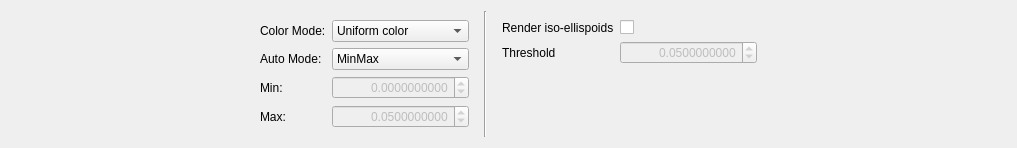
      <widget class="QWidget" name="tab_ellipsoids">
       <attribute name="title">
        <string>Positions / Ellipsoids</string>
       </attribute>
       <layout class="QHBoxLayout" name="horizontalLayout_3">
        <item>
         <spacer name="horizontalSpacer_6">
          <property name="orientation">
           <enum>Qt::Horizontal</enum>
          </property>
          <property name="sizeHint" stdset="0">
           <size>
            <width>240</width>
            <height>20</height>
           </size>
          </property>
         </spacer>
        </item>
        <item>
         <widget class="QWidget" name="widget_7" native="true">
          <layout class="QFormLayout" name="formLayout_4">
           <item row="2" column="0">
            <widget class="QLabel" name="label_6">
             <property name="text">
              <string>Min:</string>
             </property>
            </widget>
           </item>
           <item row="2" column="1">
            <widget class="QDoubleSpinBox" name="spin_ellmin">
             <property name="enabled">
              <bool>false</bool>
             </property>
             <property name="alignment">
              <set>Qt::AlignRight|Qt::AlignTrailing|Qt::AlignVCenter</set>
             </property>
             <property name="decimals">
              <number>10</number>
             </property>
             <property name="minimum">
              <double>-10.000000000000000</double>
             </property>
             <property name="maximum">
              <double>9999999999999999635896294965248.000000000000000</double>
             </property>
             <property name="singleStep">
              <double>0.000500000000000</double>
             </property>
            </widget>
           </item>
           <item row="3" column="0">
            <widget class="QLabel" name="label_7">
             <property name="text">
              <string>Max:</string>
             </property>
            </widget>
           </item>
           <item row="3" column="1">
            <widget class="QDoubleSpinBox" name="spin_ellmax">
             <property name="enabled">
              <bool>false</bool>
             </property>
             <property name="sizePolicy">
              <sizepolicy hsizetype="Minimum" vsizetype="Fixed">
               <horstretch>0</horstretch>
               <verstretch>0</verstretch>
              </sizepolicy>
             </property>
             <property name="wrapping">
              <bool>false</bool>
             </property>
             <property name="alignment">
              <set>Qt::AlignRight|Qt::AlignTrailing|Qt::AlignVCenter</set>
             </property>
             <property name="decimals">
              <number>10</number>
             </property>
             <property name="maximum">
              <double>9999999999999999635896294965248.000000000000000</double>
             </property>
             <property name="singleStep">
              <double>0.000500000000000</double>
             </property>
             <property name="value">
              <double>0.050000000000000</double>
             </property>
            </widget>
           </item>
           <item row="0" column="1">
            <widget class="QComboBox" name="co_ellrendermode">
             <item>
              <property name="text">
               <string>Uniform color</string>
              </property>
             </item>
             <item>
              <property name="text">
               <string>Color by weight</string>
              </property>
             </item>
             <item>
              <property name="text">
               <string>Color by amplitude</string>
              </property>
             </item>
            </widget>
           </item>
           <item row="0" column="0">
            <widget class="QLabel" name="label_3">
             <property name="text">
              <string>Color Mode:</string>
             </property>
            </widget>
           </item>
           <item row="1" column="1">
            <widget class="QComboBox" name="co_ellrangemode">
             <property name="currentIndex">
              <number>1</number>
             </property>
             <item>
              <property name="text">
               <string>Manually</string>
              </property>
             </item>
             <item>
              <property name="text">
               <string>MinMax</string>
              </property>
             </item>
             <item>
              <property name="text">
               <string>MedMed</string>
              </property>
             </item>
            </widget>
           </item>
           <item row="1" column="0">
            <widget class="QLabel" name="label_5">
             <property name="text">
              <string>Auto Mode:</string>
             </property>
            </widget>
           </item>
          </layout>
         </widget>
        </item>
        <item>
         <widget class="Line" name="line_2">
          <property name="orientation">
           <enum>Qt::Vertical</enum>
          </property>
         </widget>
        </item>
        <item>
         <widget class="QWidget" name="widget_8" native="true">
          <layout class="QFormLayout" name="formLayout_6">
           <item row="0" column="0">
            <widget class="QLabel" name="label_15">
             <property name="text">
              <string>Render iso-ellispoids</string>
             </property>
            </widget>
           </item>
           <item row="0" column="1">
            <widget class="QCheckBox" name="cb_isoEllipsoidRender">
             <property name="text">
              <string/>
             </property>
            </widget>
           </item>
           <item row="1" column="0">
            <widget class="QLabel" name="label_16">
             <property name="text">
              <string>Threshold</string>
             </property>
            </widget>
           </item>
           <item row="1" column="1">
            <widget class="QDoubleSpinBox" name="spin_isoEllipsoidThreshold">
             <property name="enabled">
              <bool>false</bool>
             </property>
             <property name="sizePolicy">
              <sizepolicy hsizetype="Minimum" vsizetype="Fixed">
               <horstretch>0</horstretch>
               <verstretch>0</verstretch>
              </sizepolicy>
             </property>
             <property name="wrapping">
              <bool>false</bool>
             </property>
             <property name="alignment">
              <set>Qt::AlignRight|Qt::AlignTrailing|Qt::AlignVCenter</set>
             </property>
             <property name="decimals">
              <number>10</number>
             </property>
             <property name="maximum">
              <double>9999999999999999635896294965248.000000000000000</double>
             </property>
             <property name="singleStep">
              <double>0.000500000000000</double>
             </property>
             <property name="value">
              <double>0.050000000000000</double>
             </property>
            </widget>
           </item>
          </layout>
         </widget>
        </item>
        <item>
         <spacer name="horizontalSpacer_5">
          <property name="orientation">
           <enum>Qt::Horizontal</enum>
          </property>
          <property name="sizeHint" stdset="0">
           <size>
            <width>240</width>
            <height>20</height>
           </size>
          </property>
         </spacer>
        </item>
       </layout>
      </widget>
